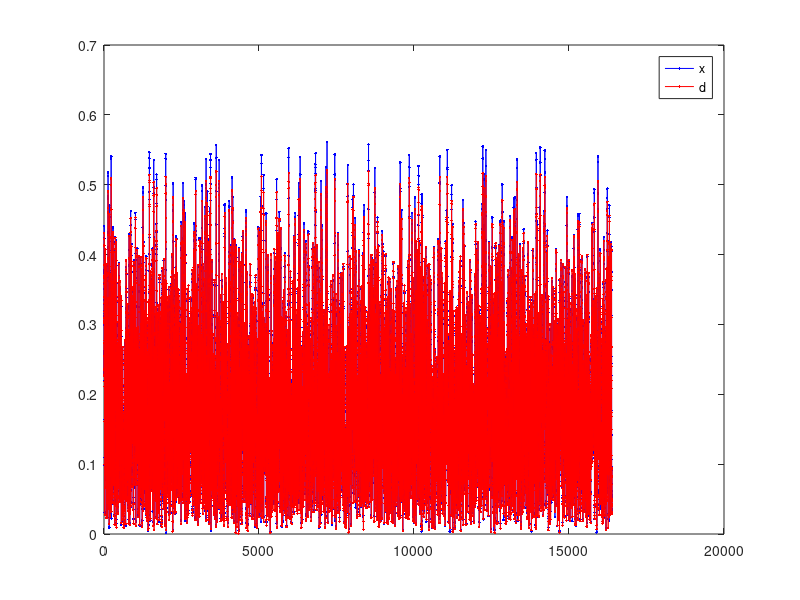

The MATLAB source for this figure: (Note: this script raises an error after producing the figure.)
clc
close all
%% load data
load ./Simulation_MPDPD_Data.mat
%% params
Nfft = 1024;
M = 3;
P = 5;
c = zeros(1,M*(ceil(P/2)));
c(1,1) = 1;
N_iter = 2000;
mu = 0.5e-1;
%% gain align
Nx = size(x,2);
d = d*sqrt(mean(abs(x).^2)/mean(abs(d).^2));
%% plot
figure;
plot(abs(x),'.-b');
hold on;
plot(abs(d),'.-r');
legend('x','d');
figure;
plot_psd(x,Nfft,Fs);
hold on;
plot_psd(d,Nfft,Fs);
xlabel('Hz');
ylabel('dB');
legend('x','d');

%% Vand Matrix contruction
V = MP_Vand(x,M,P);
%% get predistortion output
y_arr = c*V;
Origin_NMSE_dB = 10*log10(mean(abs(y_arr(M:Nx)-d(M:Nx)).^2)/mean(abs(d(M:Nx)).^2));
%% iteration for
e_arr = zeros(1,Nx);
for n=1:N_iter
    for i=M:Nx
        %% get MP output
        y = c*V(:,i);
        %% get error
        e = d(i)-y;
        e_arr(i) = e;
        %% LMS update
        c = c + mu*e*conj(transpose(V(:,i)));
    end
    if mod(n,100)==1 
        %% get predistortion output
        y_arr = c*V;
        AfMPDPD_NMSE_dB = 10*log10(mean(abs(y_arr(M:Nx)-d(M:Nx)).^2)/mean(abs(d(M:Nx)).^2));
        fprintf("Iteration %d, Origin_NMSE = %.2f dB, AfMPDPD_NMSE = %.2f dB, Optimalization = %.2f dB.\n",n,Origin_NMSE_dB,AfMPDPD_NMSE_dB,Origin_NMSE_dB-AfMPDPD_NMSE_dB);
    end
end
%% get predistortion output
y_arr = c*V;
AfMPDPD_NMSE_dB = 10*log10(mean(abs(y_arr(M:Nx)-d(M:Nx)).^2)/mean(abs(d(M:Nx)).^2));
pd = x - y_arr + d;
%% plot
figure;
plot(abs(e_arr),'.-b');
legend('LMS err');
figure;
plot(abs(x(M:Nx)),'.-b');
hold on;
plot(abs(d(M:Nx)),'.-r');
legend('x','d');
figure;
plot_psd(x(M:Nx),Nfft,Fs);
hold on;
plot_psd(d(M:Nx),Nfft,Fs);
plot_psd(pd(M:Nx),Nfft,Fs);
xlabel('Hz');
ylabel('dB');
legend('x','d','with MPDPD');
fprintf("Origin_NMSE = %.2f dB, AfMPDPD_NMSE = %.2f dB, Optimalization = %.2f dB.\n",Origin_NMSE_dB,AfMPDPD_NMSE_dB,Origin_NMSE_dB-AfMPDPD_NMSE_dB);


